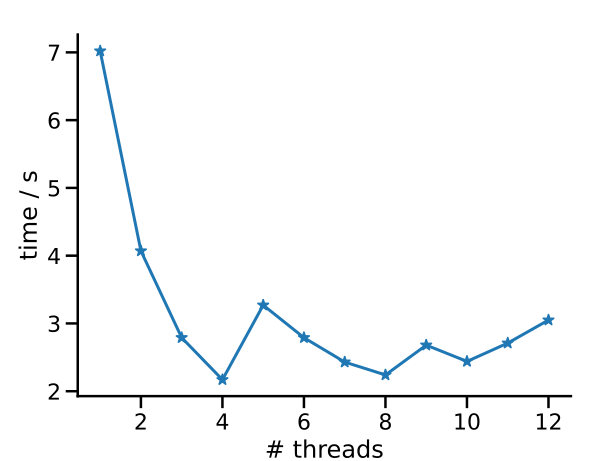

The script that drew this image:
import numpy as np
from matplotlib import pyplot
import seaborn as sns

sns.set_context('talk')

results_x1c = np.array([
    1, 7.02,
    2, 4.07,
    3, 2.79,
    4, 2.17,
    5, 3.27,
    6, 2.79,
    7, 2.43,
    8, 2.24,
    9, 2.68,
    10, 2.44,
    11, 2.71,
    12, 3.05,
]).reshape(-1, 2)

fig, axes = pyplot.subplots()
pyplot.tight_layout()
axes.plot(results_x1c[:, 0], results_x1c[:, 1], '-*')
axes.set_xlabel('# threads')
axes.set_ylabel('time / s')
sns.despine(fig)
fig.show()
